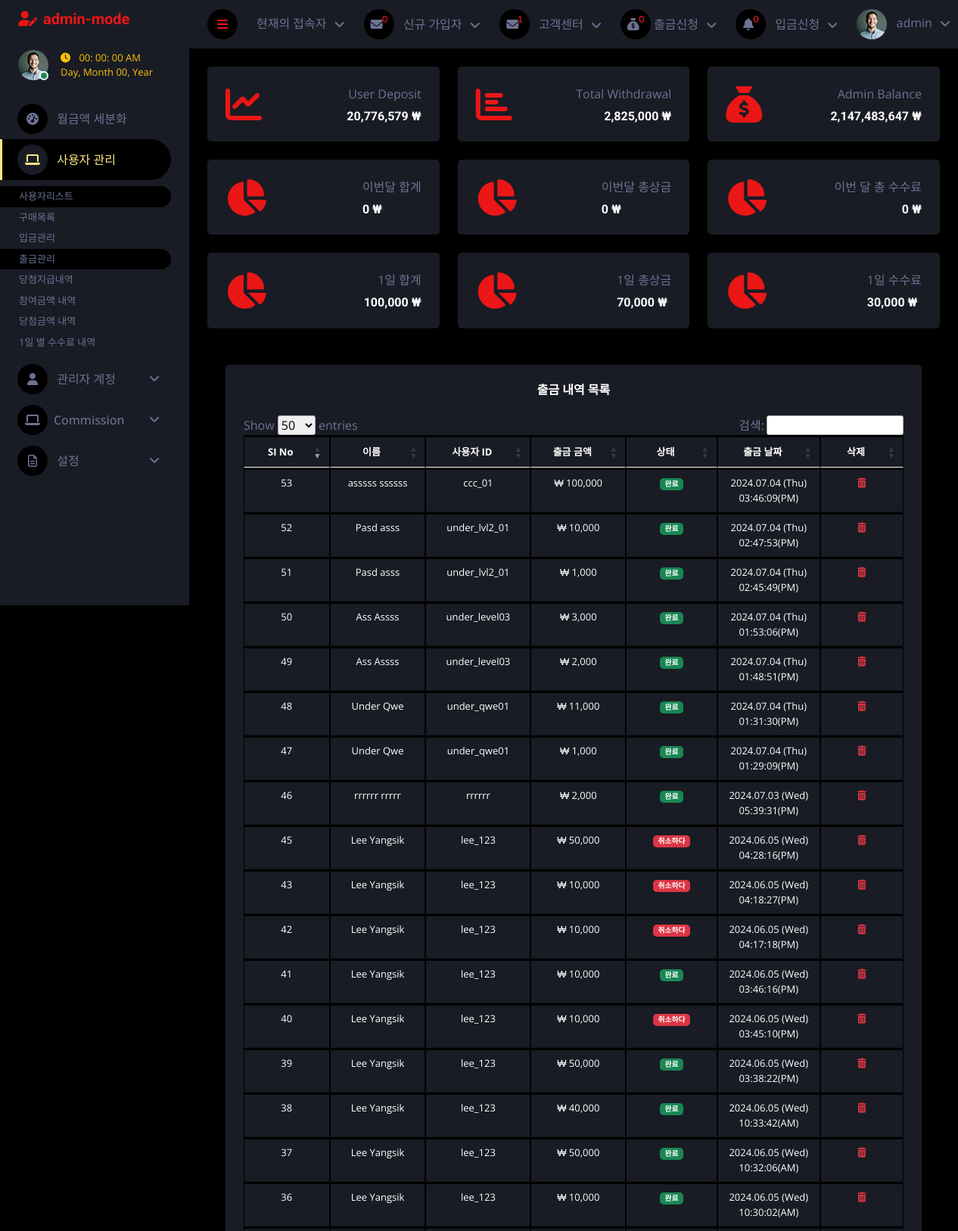
Screenshot of /admin/index.php?view_users_withdrawal (signed in, upper part) with the database file from the repository.
### tables this page shows
CREATE TABLE `users_withdrawal` (
  `id` int(11) NOT NULL,
  `referal_code` varchar(255) NOT NULL,
  `userid` varchar(255) NOT NULL,
  `name` varchar(255) NOT NULL,
  `user_id` varchar(255) NOT NULL,
  `amount_withdrawal` varchar(255) NOT NULL DEFAULT '0',
  `bank_name` varchar(100) NOT NULL,
  `bank_acct_num` int(100) NOT NULL,
  `status` varchar(255) NOT NULL,
  `date_withdrawal` datetime NOT NULL DEFAULT current_timestamp()
);

### admin/view_users_withdrawal.php (the view, shortened to what this page needs)
<div class="container-fluid pt-4 px-4">
    <div class="row g-4">
        <div class="col-sm-12">
            <div class="bg-secondary rounded h-100 p-4">
                <div>
                <h6 class="mb-4 text-center">출금 내역 목록
                    </h6>
                </div>
                <div class="table-responsive text-center">
                    <table class="table table-bordered text-white text-center" style="font-size: small;" id="myTable">
                        <thead>
                            <tr>
                                <th class="text-center">SI No</th>
                                <th class="text-center">이름</th>
                                <th class="text-center">사용자 ID</th>
                                <th class="text-center">출금 금액</th>
                                <th class="text-center">상태</th>
                                <th class="text-center">출금 날짜</th>
                                <th class="text-center">삭제</th>
                            </tr>
                        </thead>
                        <tbody>
                            <?php
                            include "./inc/connect.php";
                            $get_users = "Select * from users_withdrawal order by `date_withdrawal` DESC";
                            $result_query = mysqli_query($conn, $get_users);
                            while ($run_query = mysqli_fetch_array($result_query)) {
                                $id = $run_query['id'];
                                $name = $run_query['name'];
                                $userid = $run_query['userid'];
                                $amount_withdrawal = $run_query['amount_withdrawal'];
                                $created_at = date('Y.m.d (D) h:i:s(A)', strtotime($run_query['date_withdrawal']))
                            ?>
                                <tr >
                                    <td><?php echo $id ?></td>
                                    <td><?php echo $name ?></td>
                                    <td><?php echo $userid ?></td>
                                    <td>₩ <?php echo number_format($amount_withdrawal) ?></td>
                                    <td>
                                    <?php
                                        if ($run_query['status'] == '출금완료') {
                                            echo '<span class="badge bg-success">완료</span>';
                                        } else if($run_query['status'] == '취소'){
                                            echo '<span class="badge bg-danger">취소하다</span>';
                                        }
                                        else{
                                            echo '<span class="badge bg-danger">Pending</span>';
                                        }
                                        ?>
                                    </td>
                                    <td> <?php echo $created_at ?></td>
                                    <td><a href='index.php?admin_delete_withdrawals=<?php echo $id ?>' class='text-danger'><i class='fa-solid fa-trash-can'></i></a></td>
                                </tr>
                            <?php
                            }
                            ?>
                        </tbody>
                    </table>
                </div>
            </div>
        </div>
    </div>
</div>

### admin/index.php (shortened to what this page needs)
<div class="content">
    <?php include "inc/navbar.php"; ?>
    <div class="container-fluid pt-4 px-4">
        <div class="row g-4">
            <?php
            $query = "SELECT * FROM deposit_mgt";
            $query_run = mysqli_query($conn, $query);
            $user_deposit = 0;
            while ($num = mysqli_fetch_assoc($query_run)) {
                $user_deposit +=  $num['amount_deposit'];
            }
            ?>
            <div class="col-sm-12 col-xl-4">
                <div class="bg-secondary rounded d-flex align-items-center justify-content-between p-4">
                    <i class="fa fa-chart-line fa-3x text-primary"></i>
                    <div class="ms-3">
                        <p class="mb-2 float-end">User Deposit</p>
                        <h6 class="mb-0"><?php echo number_format($user_deposit); ?> ₩</h6>
                    </div>
                </div>
            </div>
            <?php
            $users_withdrawal = "SELECT * FROM users_withdrawal";
            $query_run = mysqli_query($conn, $users_withdrawal);
            $total_withdrawal = 0;
            while ($num = mysqli_fetch_assoc($query_run)) {
                $total_withdrawal +=  $num['amount_withdrawal'];
            }
            ?>
            <div class="col-sm-12 col-xl-4">
                <div class="bg-secondary rounded d-flex align-items-center justify-content-between p-4">
                    <i class="fa fa-chart-bar fa-3x text-primary"></i>
                    <div class="ms-3">
                        <p class="mb-2 float-end">Total Withdrawal</p>
                        <h6 class="mb-0" style="text-align: end;"><?php echo number_format($total_withdrawal) ?> ₩</h6>
                    </div>
                </div>
            </div>
            <?php
            $id = $_SESSION['id'];
            $query = "SELECT admin_credit FROM admins where id = $id";
            $query_run = mysqli_query($conn, $query);
            while ($run_query = mysqli_fetch_array($query_run)) {
                $credit = $run_query['admin_credit'];
            }
            ?>
            <div class="col-sm-12 col-xl-4">
               <div class="bg-secondary rounded d-flex align-items-center justify-content-between p-4">
                   <i class="fa fa-sack-dollar fa-3x text-primary"></i>
                   <div class="ms-3">
                       <p class="mb-2 float-end">Admin Balance</p>
                       <h6 class="mb-0"><?php echo number_format($credit); ?> ₩</h6>
                   </div>
               </div>
            </div>
            <?php
            $pay_monthly = 0;
            ?>
            <div class="col-sm-12 col-xl-4">
                <div class="bg-secondary rounded d-flex align-items-center justify-content-between p-4">
                    <i class="fa fa-chart-pie fa-3x text-primary"></i>
                    <div class="ms-3">
                        <p class="mb-2 float-end">이번달 합계</p>
                        <h6 class="mb-0"><?php echo number_format($pay_monthly); ?> ₩</h6>
                    </div>
                </div>
            </div>
            <?php
            $prize_monthly = 0;
            ?>
            <div class="col-sm-12 col-xl-4">
                <div class="bg-secondary rounded d-flex align-items-center justify-content-between p-4">
                    <i class="fa fa-chart-pie fa-3x text-primary"></i>
                    <div class="ms-3">
                        <p class="mb-2 float-end">이번달 총상금</p>
                        <h6 class="mb-0"><?php echo number_format($prize_monthly); ?> ₩</h6>
                    </div>
                </div>
            </div>
            <?php
            $com_monthly = 0;
            ?>
            <div class="col-sm-12 col-xl-4">
                <div class="bg-secondary rounded d-flex align-items-center justify-content-between p-4">
                    <i class="fa fa-chart-pie fa-3x text-primary"></i>
                    <div class="ms-3">
                        <p class="mb-2 float-end">이번 달 총 수수료</p>
                        <h6 class="mb-0" style="text-align: end;"   ><?php echo number_format($com_monthly); ?> ₩</h6>
                    </div>
                </div>
            </div>
            <?php
            $get_users = "SELECT *, SUM(payment) AS total_payment_amount FROM user_purchases GROUP BY DATE(date_purchase) ORDER BY `date_purchase` ASC";
            $result_query = mysqli_query($conn, $get_users);
            $previous_date = null;
            $total_prize = 0;
            while ($run_query = mysqli_fetch_array($result_query)) {
                if ($previous_date === null || date('Y-m-d', strtotime($previous_date)) != date('Y-m-d', strtotime($run_query['date_purchase']))) {
                    $total_prize = 0;
                }
                $total_prize += $run_query['total_payment_amount'];
                $previous_date = $run_query['date_purchase'];
            }
            ?>
            <div class="col-sm-12 col-xl-4">
                <div class="bg-secondary rounded d-flex align-items-center justify-content-between p-4">
                    <i class="fa fa-chart-pie fa-3x text-primary"></i>
                    <div class="ms-3">
                        <p class="mb-2 float-end">1일 합계</p>
                        <h6 class="mb-0" style="text-align: end;"><?php echo number_format($total_prize); ?> ₩</h6>
                    </div>
                </div>
            </div>
            <?php
            $get_users = "SELECT *, SUM(winning_amount) AS total_prize_amount FROM user_purchases GROUP BY DATE(date_purchase) ORDER BY `date_purchase` ASC";
            $result_query = mysqli_query($conn, $get_users);
            $previous_date = null;
            $total_payment = 0;
            while ($run_query = mysqli_fetch_array($result_query)) {
                if ($previous_date === null || date('Y-m-d', strtotime($previous_date)) != date('Y-m-d', strtotime($run_query['date_purchase']))) {
                    $total_payment = 0;
                }
                $total_payment += $run_query['total_prize_amount'];
                $previous_date = $run_query['date_purchase'];
            }
            ?>
            <div class="col-sm-12 col-xl-4">
                <div class="bg-secondary rounded d-flex align-items-center justify-content-between p-4">
                    <i class="fa fa-chart-pie fa-3x text-primary"></i>
                    <div class="ms-3">
                        <p class="mb-2 float-end">1일 총상금</p>
                        <h6 class="mb-0"><?php echo number_format($total_payment); ?> ₩</h6>
                    </div>
                </div>
            </div>
            <?php
            $get_users = "SELECT *, SUM(admin_fee) AS total_commi_amount FROM admins_fee GROUP BY DATE(date_purchase) ORDER BY `date_purchase` ASC";
            $result_query = mysqli_query($conn, $get_users);
            $previous_date = null;
            $total_commi = 0;
            while ($run_query = mysqli_fetch_array($result_query)) {
                if ($previous_date === null || date('Y-m-d', strtotime($previous_date)) != date('Y-m-d', strtotime($run_query['date_purchase']))) {
                    $total_commi = 0;
                }
                $total_commi += $run_query['total_commi_amount'];
                $previous_date = $run_query['date_purchase'];
            }
            ?>
            <div class="col-sm-12 col-xl-4">
                <div class="bg-secondary rounded d-flex align-items-center justify-content-between p-4">
                    <i class="fa fa-chart-pie fa-3x text-primary"></i>
                    <div class="ms-3">
                        <p class="mb-2 float-end">1일 수수료</p>
                        <h6 class="mb-0"><?php echo number_format($total_commi); ?> ₩</h6>
                    </div>
                </div>
            </div>
        </div>
    </div>
    <div class="container-fluid pt-4 px-4">
        <div class="row g-4">
            <div class="col-12">
                <?php
                if (isset($_GET['view_users_withdrawal'])) {
                    include('view_users_withdrawal.php');
                }
                ?>
            </div>
        </div>
    </div>
    <?php include "inc/footer.php"; ?>

### admin/assets/css/style.css (style rules this page uses)
:root { --primary: #ffe588; --secondary: #191C24; --light: #6C7293; --dark: #000000; }
.content { margin-left: 250px; min-height: 100vh; background: var(--dark); transition: 0.5s; }
@media (min-width: 992px) { .content { width: calc(100% - 250px); } }

### admin/view_users_withdrawal.php (style rules this page uses)
table.dataTable tbody th, table.dataTable tbody td { padding: 8px 10px; display: absolute; width: 150px; }
table.dataTable th, table.dataTable td { box-sizing: content-box; }
.table-bordered>:not(caption)>*>* { border-width: 3px 1px; }
.table>:not(caption)>*>* { padding: .5rem .5rem; background-color: var(--bs-table-bg); border-bottom-width: 1px; box-shadow: inset 0 0 0 9999px var(--bs-table-accent-bg); }
thead, tbody, tfoot, tr, td, th { border-color: inherit; border-style: solid; border-width: 0; }

### rows the page displays
users_withdrawal: id "53", name "asssss ssssss", userid "ccc_01", amount_withdrawal "100,000", status "완료", date_withdrawal "2024.07.04 (Thu) 03:46:09(PM)"
users_withdrawal: id "52", name "Pasd asss", userid "under_lvl2_01", amount_withdrawal "10,000", status "완료", date_withdrawal "2024.07.04 (Thu) 02:47:53(PM)"
users_withdrawal: id "51", name "Pasd asss", userid "under_lvl2_01", amount_withdrawal "1,000", status "완료", date_withdrawal "2024.07.04 (Thu) 02:45:49(PM)"
users_withdrawal: id "50", name "Ass Assss", userid "under_level03", amount_withdrawal "3,000", status "완료", date_withdrawal "2024.07.04 (Thu) 01:53:06(PM)"
users_withdrawal: id "49", name "Ass Assss", userid "under_level03", amount_withdrawal "2,000", status "완료", date_withdrawal "2024.07.04 (Thu) 01:48:51(PM)"
users_withdrawal: id "48", name "Under Qwe", userid "under_qwe01", amount_withdrawal "11,000", status "완료", date_withdrawal "2024.07.04 (Thu) 01:31:30(PM)"
users_withdrawal: id "47", name "Under Qwe", userid "under_qwe01", amount_withdrawal "1,000", status "완료", date_withdrawal "2024.07.04 (Thu) 01:29:09(PM)"
users_withdrawal: id "46", name "rrrrrr rrrrr", userid "rrrrrr", amount_withdrawal "2,000", status "완료", date_withdrawal "2024.07.03 (Wed) 05:39:31(PM)"
users_withdrawal: id "45", name "Lee Yangsik", userid "lee_123", amount_withdrawal "50,000", status "취소하다", date_withdrawal "2024.06.05 (Wed) 04:28:16(PM)"
users_withdrawal: id "43", name "Lee Yangsik", userid "lee_123", amount_withdrawal "10,000", status "취소하다", date_withdrawal "2024.06.05 (Wed) 04:18:27(PM)"
users_withdrawal: id "42", name "Lee Yangsik", userid "lee_123", amount_withdrawal "10,000", status "취소하다", date_withdrawal "2024.06.05 (Wed) 04:17:18(PM)"
users_withdrawal: id "41", name "Lee Yangsik", userid "lee_123", amount_withdrawal "10,000", status "완료", date_withdrawal "2024.06.05 (Wed) 03:46:16(PM)"
users_withdrawal: id "40", name "Lee Yangsik", userid "lee_123", amount_withdrawal "10,000", status "취소하다", date_withdrawal "2024.06.05 (Wed) 03:45:10(PM)"
users_withdrawal: id "39", name "Lee Yangsik", userid "lee_123", amount_withdrawal "50,000", status "완료", date_withdrawal "2024.06.05 (Wed) 03:38:22(PM)"
users_withdrawal: id "38", name "Lee Yangsik", userid "lee_123", amount_withdrawal "40,000", status "완료", date_withdrawal "2024.06.05 (Wed) 10:33:42(AM)"
users_withdrawal: id "37", name "Lee Yangsik", userid "lee_123", amount_withdrawal "50,000", status "완료", date_withdrawal "2024.06.05 (Wed) 10:32:06(AM)"
users_withdrawal: id "36", name "Lee Yangsik", userid "lee_123", amount_withdrawal "10,000", status "완료", date_withdrawal "2024.06.05 (Wed) 10:30:02(AM)"

### other values shown
$_SESSION['name'] "admin"
$row_count2 "1"
$user_deposit "20,776,579"
$total_withdrawal "2,825,000"
$credit "2,147,483,647"
$pay_monthly "0"
$prize_monthly "0"
$com_monthly "0"
$total_prize "100,000"
$total_payment "70,000"
$total_commi "30,000"
